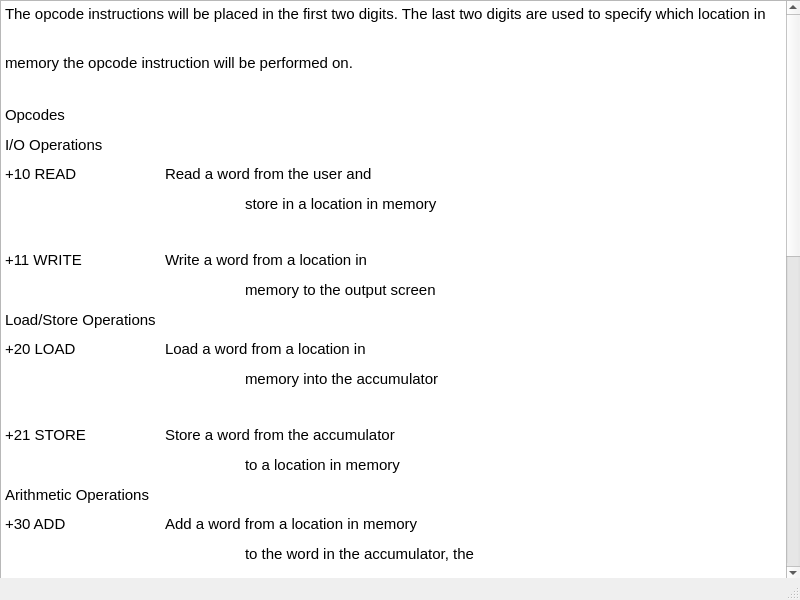
<?xml version="1.0" encoding="UTF-8"?>
<ui version="4.0">
 <class>documentationWindow</class>
 <widget class="QMainWindow" name="documentationWindow">
  <property name="geometry">
   <rect>
    <x>0</x>
    <y>0</y>
    <width>800</width>
    <height>600</height>
   </rect>
  </property>
  <property name="windowTitle">
   <string>MainWindow</string>
  </property>
  <widget class="QWidget" name="centralwidget">
   <widget class="QTextBrowser" name="helpDoc">
    <property name="geometry">
     <rect>
      <x>0</x>
      <y>0</y>
      <width>801</width>
      <height>581</height>
     </rect>
    </property>
    <property name="html">
     <string>&lt;!DOCTYPE HTML PUBLIC &quot;-//W3C//DTD HTML 4.0//EN&quot; &quot;http://www.w3.org/TR/REC-html40/strict.dtd&quot;&gt;
&lt;html&gt;&lt;head&gt;&lt;meta name=&quot;qrichtext&quot; content=&quot;1&quot; /&gt;&lt;style type=&quot;text/css&quot;&gt;
p, li { white-space: pre-wrap; }
&lt;/style&gt;&lt;/head&gt;&lt;body style=&quot; font-family:'MS Shell Dlg 2'; font-size:7.875pt; font-weight:400; font-style:normal;&quot;&gt;
&lt;p style=&quot; margin-top:0px; margin-bottom:0px; margin-left:0px; margin-right:0px; -qt-block-indent:0; text-indent:0px; line-height:288%;&quot;&gt;&lt;a name=&quot;docs-internal-guid-09ef972b-7fff-4f23-75fb-ae12e45c4d35&quot;&gt;&lt;/a&gt;&lt;span style=&quot; font-family:'Arial'; font-size:11pt; color:#000000; background-color:transparent;&quot;&gt;T&lt;/span&gt;&lt;span style=&quot; font-family:'Arial'; font-size:11pt; color:#000000; background-color:transparent;&quot;&gt;he opcode instructions will be placed in the first two digits. The last two digits are used to specify which location in memory the opcode instruction will be performed on.&lt;/span&gt;&lt;/p&gt;
&lt;p style=&quot; margin-top:0px; margin-bottom:0px; margin-left:0px; margin-right:0px; -qt-block-indent:0; text-indent:0px; line-height:165.6%;&quot;&gt;&lt;span style=&quot; font-family:'Arial'; font-size:11pt; color:#000000; background-color:transparent;&quot;&gt;Opcodes&lt;/span&gt;&lt;/p&gt;
&lt;p style=&quot; margin-top:0px; margin-bottom:0px; margin-left:0px; margin-right:0px; -qt-block-indent:0; text-indent:0px; line-height:165.6%;&quot;&gt;&lt;span style=&quot; font-family:'Arial'; font-size:11pt; color:#000000; background-color:transparent;&quot;&gt;I/O Operations&lt;/span&gt;&lt;/p&gt;
&lt;p style=&quot; margin-top:0px; margin-bottom:0px; margin-left:0px; margin-right:0px; -qt-block-indent:0; text-indent:0px; line-height:165.6%;&quot;&gt;&lt;span style=&quot; font-family:'Arial'; font-size:11pt; color:#000000; background-color:transparent;&quot;&gt;+10 READ		Read a word from the user and&lt;/span&gt;&lt;/p&gt;
&lt;p style=&quot; margin-top:0px; margin-bottom:0px; margin-left:0px; margin-right:0px; -qt-block-indent:0; text-indent:0px; line-height:165.6%;&quot;&gt;&lt;span style=&quot; font-family:'Arial'; font-size:11pt; color:#000000; background-color:transparent;&quot;&gt;			store in a location in memory&lt;/span&gt;&lt;/p&gt;
&lt;p style=&quot; margin-top:0px; margin-bottom:0px; margin-left:0px; margin-right:0px; -qt-block-indent:0; text-indent:0px;&quot;&gt;&lt;span style=&quot; font-size:8pt;&quot;&gt;&lt;br /&gt;&lt;/span&gt;&lt;/p&gt;
&lt;p style=&quot; margin-top:0px; margin-bottom:0px; margin-left:0px; margin-right:0px; -qt-block-indent:0; text-indent:0px; line-height:165.6%;&quot;&gt;&lt;span style=&quot; font-family:'Arial'; font-size:11pt; color:#000000; background-color:transparent;&quot;&gt;+11 WRITE		Write a word from a location in&lt;/span&gt;&lt;/p&gt;
&lt;p style=&quot; margin-top:0px; margin-bottom:0px; margin-left:0px; margin-right:0px; -qt-block-indent:0; text-indent:0px; line-height:165.6%;&quot;&gt;&lt;span style=&quot; font-family:'Arial'; font-size:11pt; color:#000000; background-color:transparent;&quot;&gt;			memory to the output screen&lt;/span&gt;&lt;/p&gt;
&lt;p style=&quot; margin-top:0px; margin-bottom:0px; margin-left:0px; margin-right:0px; -qt-block-indent:0; text-indent:0px; line-height:165.6%;&quot;&gt;&lt;span style=&quot; font-family:'Arial'; font-size:11pt; color:#000000; background-color:transparent;&quot;&gt;Load/Store Operations&lt;/span&gt;&lt;/p&gt;
&lt;p style=&quot; margin-top:0px; margin-bottom:0px; margin-left:0px; margin-right:0px; -qt-block-indent:0; text-indent:0px; line-height:165.6%;&quot;&gt;&lt;span style=&quot; font-family:'Arial'; font-size:11pt; color:#000000; background-color:transparent;&quot;&gt;+20 LOAD		Load a word from a location in&lt;/span&gt;&lt;/p&gt;
&lt;p style=&quot; margin-top:0px; margin-bottom:0px; margin-left:0px; margin-right:0px; -qt-block-indent:0; text-indent:0px; line-height:165.6%;&quot;&gt;&lt;span style=&quot; font-family:'Arial'; font-size:11pt; color:#000000; background-color:transparent;&quot;&gt;			memory into the accumulator&lt;/span&gt;&lt;/p&gt;
&lt;p style=&quot; margin-top:0px; margin-bottom:0px; margin-left:0px; margin-right:0px; -qt-block-indent:0; text-indent:0px;&quot;&gt;&lt;span style=&quot; font-size:8pt;&quot;&gt;&lt;br /&gt;&lt;/span&gt;&lt;/p&gt;
&lt;p style=&quot; margin-top:0px; margin-bottom:0px; margin-left:0px; margin-right:0px; -qt-block-indent:0; text-indent:0px; line-height:165.6%;&quot;&gt;&lt;span style=&quot; font-family:'Arial'; font-size:11pt; color:#000000; background-color:transparent;&quot;&gt;+21 STORE	Store a word from the accumulator&lt;/span&gt;&lt;/p&gt;
&lt;p style=&quot; margin-top:0px; margin-bottom:0px; margin-left:0px; margin-right:0px; -qt-block-indent:0; text-indent:0px; line-height:165.6%;&quot;&gt;&lt;span style=&quot; font-family:'Arial'; font-size:11pt; color:#000000; background-color:transparent;&quot;&gt;			to a location in memory&lt;/span&gt;&lt;/p&gt;
&lt;p style=&quot; margin-top:0px; margin-bottom:0px; margin-left:0px; margin-right:0px; -qt-block-indent:0; text-indent:0px; line-height:165.6%;&quot;&gt;&lt;span style=&quot; font-family:'Arial'; font-size:11pt; color:#000000; background-color:transparent;&quot;&gt;Arithmetic Operations&lt;/span&gt;&lt;/p&gt;
&lt;p style=&quot; margin-top:0px; margin-bottom:0px; margin-left:0px; margin-right:0px; -qt-block-indent:0; text-indent:0px; line-height:165.6%;&quot;&gt;&lt;span style=&quot; font-family:'Arial'; font-size:11pt; color:#000000; background-color:transparent;&quot;&gt;+30 ADD		Add a word from a location in memory&lt;/span&gt;&lt;/p&gt;
&lt;p style=&quot; margin-top:0px; margin-bottom:0px; margin-left:0px; margin-right:0px; -qt-block-indent:0; text-indent:0px; line-height:165.6%;&quot;&gt;&lt;span style=&quot; font-family:'Arial'; font-size:11pt; color:#000000; background-color:transparent;&quot;&gt;			to the word in the accumulator, the&lt;/span&gt;&lt;/p&gt;
&lt;p style=&quot; margin-top:0px; margin-bottom:0px; margin-left:0px; margin-right:0px; -qt-block-indent:0; text-indent:0px; line-height:165.6%;&quot;&gt;&lt;span style=&quot; font-family:'Arial'; font-size:11pt; color:#000000; background-color:transparent;&quot;&gt;			result will be left in the accumulator.&lt;/span&gt;&lt;/p&gt;
&lt;p style=&quot; margin-top:0px; margin-bottom:0px; margin-left:0px; margin-right:0px; -qt-block-indent:0; text-indent:0px;&quot;&gt;&lt;span style=&quot; font-size:8pt;&quot;&gt;&lt;br /&gt;&lt;/span&gt;&lt;/p&gt;
&lt;p style=&quot; margin-top:0px; margin-bottom:0px; margin-left:0px; margin-right:0px; -qt-block-indent:0; text-indent:0px; line-height:165.6%;&quot;&gt;&lt;span style=&quot; font-family:'Arial'; font-size:11pt; color:#000000; background-color:transparent;&quot;&gt;+31 SUBTRACT	Subtract a word from a location in&lt;/span&gt;&lt;/p&gt;
&lt;p style=&quot; margin-top:0px; margin-bottom:0px; margin-left:0px; margin-right:0px; -qt-block-indent:0; text-indent:0px; line-height:165.6%;&quot;&gt;&lt;span style=&quot; font-family:'Arial'; font-size:11pt; color:#000000; background-color:transparent;&quot;&gt;			memory from the word in the&lt;/span&gt;&lt;/p&gt;
&lt;p style=&quot; margin-top:0px; margin-bottom:0px; margin-left:0px; margin-right:0px; -qt-block-indent:0; text-indent:0px; line-height:165.6%;&quot;&gt;&lt;span style=&quot; font-family:'Arial'; font-size:11pt; color:#000000; background-color:transparent;&quot;&gt;			accumulator, the result will be&lt;/span&gt;&lt;/p&gt;
&lt;p style=&quot; margin-top:0px; margin-bottom:0px; margin-left:0px; margin-right:0px; -qt-block-indent:0; text-indent:0px; line-height:165.6%;&quot;&gt;&lt;span style=&quot; font-family:'Arial'; font-size:11pt; color:#000000; background-color:transparent;&quot;&gt;			left in the accumulator.&lt;/span&gt;&lt;span style=&quot; font-size:8pt;&quot;&gt;&lt;br /&gt;&lt;/span&gt;&lt;/p&gt;
&lt;p style=&quot; margin-top:0px; margin-bottom:0px; margin-left:0px; margin-right:0px; -qt-block-indent:0; text-indent:0px; line-height:165.6%;&quot;&gt;&lt;span style=&quot; font-family:'Arial'; font-size:11pt; color:#000000; background-color:transparent;&quot;&gt;+32 DIVIDE	Divide the word in the accumulator by&lt;/span&gt;&lt;/p&gt;
&lt;p style=&quot; margin-top:0px; margin-bottom:0px; margin-left:0px; margin-right:0px; -qt-block-indent:0; text-indent:0px; line-height:165.6%;&quot;&gt;&lt;span style=&quot; font-family:'Arial'; font-size:11pt; color:#000000; background-color:transparent;&quot;&gt;			a word in a location in memory, the&lt;/span&gt;&lt;/p&gt;
&lt;p style=&quot; margin-top:0px; margin-bottom:0px; margin-left:0px; margin-right:0px; -qt-block-indent:0; text-indent:0px; line-height:165.6%;&quot;&gt;&lt;span style=&quot; font-family:'Arial'; font-size:11pt; color:#000000; background-color:transparent;&quot;&gt;			result will be left in the accumulator.	&lt;/span&gt;&lt;/p&gt;
&lt;p style=&quot; margin-top:0px; margin-bottom:0px; margin-left:0px; margin-right:0px; -qt-block-indent:0; text-indent:0px;&quot;&gt;&lt;span style=&quot; font-size:8pt;&quot;&gt;&lt;br /&gt;&lt;/span&gt;&lt;/p&gt;
&lt;p style=&quot; margin-top:0px; margin-bottom:0px; margin-left:0px; margin-right:0px; -qt-block-indent:0; text-indent:0px; line-height:165.6%;&quot;&gt;&lt;span style=&quot; font-family:'Arial'; font-size:11pt; color:#000000; background-color:transparent;&quot;&gt;+33 MULTIPLY	Multiply a word from a location in&lt;/span&gt;&lt;/p&gt;
&lt;p style=&quot; margin-top:0px; margin-bottom:0px; margin-left:0px; margin-right:0px; -qt-block-indent:0; text-indent:0px; line-height:165.6%;&quot;&gt;&lt;span style=&quot; font-family:'Arial'; font-size:11pt; color:#000000; background-color:transparent;&quot;&gt;			memory to the word stored in the&lt;/span&gt;&lt;/p&gt;
&lt;p style=&quot; margin-top:0px; margin-bottom:0px; margin-left:0px; margin-right:0px; -qt-block-indent:0; text-indent:0px; line-height:165.6%;&quot;&gt;&lt;span style=&quot; font-family:'Arial'; font-size:11pt; color:#000000; background-color:transparent;&quot;&gt;			accumulator, the result will be&lt;/span&gt;&lt;/p&gt;
&lt;p style=&quot; margin-top:0px; margin-bottom:0px; margin-left:0px; margin-right:0px; -qt-block-indent:0; text-indent:0px; line-height:165.6%;&quot;&gt;&lt;span style=&quot; font-family:'Arial'; font-size:11pt; color:#000000; background-color:transparent;&quot;&gt;			left in the accumulator.&lt;/span&gt;&lt;/p&gt;
&lt;p style=&quot; margin-top:0px; margin-bottom:0px; margin-left:0px; margin-right:0px; -qt-block-indent:0; text-indent:0px; line-height:165.6%;&quot;&gt;&lt;span style=&quot; font-family:'Arial'; font-size:11pt; color:#000000; background-color:transparent;&quot;&gt;Control Operations	&lt;/span&gt;&lt;/p&gt;
&lt;p style=&quot; margin-top:0px; margin-bottom:0px; margin-left:0px; margin-right:0px; -qt-block-indent:0; text-indent:0px; line-height:165.6%;&quot;&gt;&lt;span style=&quot; font-family:'Arial'; font-size:11pt; color:#000000; background-color:transparent;&quot;&gt;+40 BRANCH	Branch to a location in memory&lt;/span&gt;&lt;/p&gt;
&lt;p style=&quot; margin-top:0px; margin-bottom:0px; margin-left:0px; margin-right:0px; -qt-block-indent:0; text-indent:0px;&quot;&gt;&lt;span style=&quot; font-size:8pt;&quot;&gt;&lt;br /&gt;&lt;/span&gt;&lt;/p&gt;
&lt;p style=&quot; margin-top:0px; margin-bottom:0px; margin-left:0px; margin-right:0px; -qt-block-indent:0; text-indent:0px; line-height:165.6%;&quot;&gt;&lt;span style=&quot; font-family:'Arial'; font-size:11pt; color:#000000; background-color:transparent;&quot;&gt;+41 BRANCHNEG	Branch to a location in memory&lt;/span&gt;&lt;/p&gt;
&lt;p style=&quot; margin-top:0px; margin-bottom:0px; margin-left:0px; margin-right:0px; -qt-block-indent:0; text-indent:0px; line-height:165.6%;&quot;&gt;&lt;span style=&quot; font-family:'Arial'; font-size:11pt; color:#000000; background-color:transparent;&quot;&gt;			if the accumulator is negative&lt;/span&gt;&lt;/p&gt;
&lt;p style=&quot; margin-top:0px; margin-bottom:0px; margin-left:0px; margin-right:0px; -qt-block-indent:0; text-indent:0px;&quot;&gt;&lt;span style=&quot; font-size:8pt;&quot;&gt;&lt;br /&gt;&lt;/span&gt;&lt;/p&gt;
&lt;p style=&quot; margin-top:0px; margin-bottom:0px; margin-left:0px; margin-right:0px; -qt-block-indent:0; text-indent:0px; line-height:165.6%;&quot;&gt;&lt;span style=&quot; font-family:'Arial'; font-size:11pt; color:#000000; background-color:transparent;&quot;&gt;+42 BRANCHZERO	Branch to a location in memory&lt;/span&gt;&lt;/p&gt;
&lt;p style=&quot; margin-top:0px; margin-bottom:0px; margin-left:0px; margin-right:0px; -qt-block-indent:0; text-indent:0px; line-height:165.6%;&quot;&gt;&lt;span style=&quot; font-family:'Arial'; font-size:11pt; color:#000000; background-color:transparent;&quot;&gt;			if the accumulator is zero&lt;/span&gt;&lt;/p&gt;
&lt;p style=&quot; margin-top:0px; margin-bottom:0px; margin-left:0px; margin-right:0px; -qt-block-indent:0; text-indent:0px;&quot;&gt;&lt;span style=&quot; font-size:8pt;&quot;&gt;&lt;br /&gt;&lt;/span&gt;&lt;/p&gt;
&lt;p style=&quot; margin-top:0px; margin-bottom:0px; margin-left:0px; margin-right:0px; -qt-block-indent:0; text-indent:0px; line-height:165.6%;&quot;&gt;&lt;span style=&quot; font-family:'Arial'; font-size:11pt; color:#000000; background-color:transparent;&quot;&gt;+43 HALT		Pause the Program&lt;/span&gt;&lt;/p&gt;
&lt;p style=&quot; margin-top:0px; margin-bottom:0px; margin-left:0px; margin-right:0px; -qt-block-indent:0; text-indent:0px;&quot;&gt;&lt;span style=&quot; font-size:8pt;&quot;&gt;&lt;br /&gt;&lt;/span&gt;&lt;/p&gt;&lt;/body&gt;&lt;/html&gt;</string>
    </property>
   </widget>
  </widget>
  <widget class="QMenuBar" name="menubar">
   <property name="geometry">
    <rect>
     <x>0</x>
     <y>0</y>
     <width>800</width>
     <height>21</height>
    </rect>
   </property>
  </widget>
  <widget class="QStatusBar" name="statusbar"/>
 </widget>
 <resources/>
 <connections/>
</ui>
